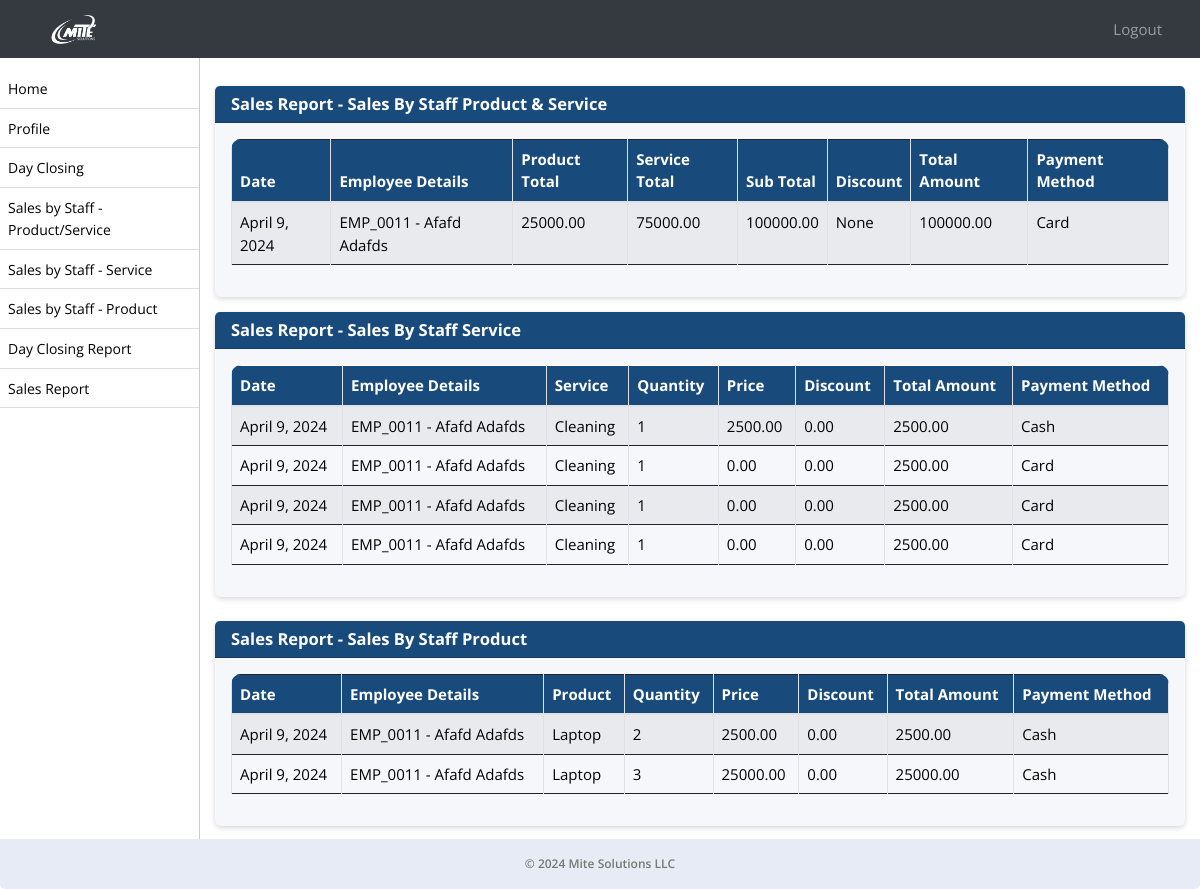
The page /sale/sales-report/ (signed in) on the database its author committed.
### ezshopapp/models.py (models this page shows, shortened)
class Module(models.Model):
    URL_CHOICES = [
        ('/sale/dayclosing/', 'Day Closing'),
        ('/dayclosing/admin/', 'Admin Day Closing'),
        ('/sale/sales-by-staff-item-service/', 'Sales by Staff - Product/Service'),
        ('/sale/sales-by-staff-service/', 'Sales by Staff - Service'),
        ('/sale/sales-by-staff-item/', 'Sales by Staff - Product'),
        ('/sale/day-closing-report/', 'Day Closing Report'),
        ('/sale/sales-report/', 'Sales Report'),
    ]
    URL_NAMES = [
        ('Day Closing', '/sale/dayclosing/'),
        ('Admin Day Closing', '/dayclosing/admin/'),
        ('Sales by Staff - Product/Service', '/sale/sales-by-staff-item-service/'),
        ('Sales by Staff - Service', '/sale/sales-by-staff-service/'),
        ('Sales by Staff - Product', '/sale/sales-by-staff-item/'),
        ('Day Closing Report', '/sale/day-closing-report/'),
        ('Sales Report', '/sale/sales-report/'),
    ]
    url = models.CharField(max_length=150, choices=URL_CHOICES, null=True, verbose_name='Page Name')
    name = models.CharField(max_length=50, choices=URL_NAMES, null=True, verbose_name='Page URL')
    created_on = models.DateTimeField(auto_now_add=True, null=True)

class SalesByStaffItemService(models.Model):
    date = models.DateField(_("Date"))
    employee = models.ForeignKey(Employee, on_delete=models.CASCADE, verbose_name=_("Employee"), null=True)
    product = models.ForeignKey(Product, on_delete=models.CASCADE, verbose_name=_("Product"),  null=True)
    pquantity = models.PositiveIntegerField(_("Product Quantity"),  null=True)
    pprice = models.DecimalField(max_digits=10, decimal_places=2, verbose_name=_("Product Price"),  null=True)
    service = models.ForeignKey(Service, on_delete=models.CASCADE, verbose_name=_("Service"),  null=True)
    squantity = models.PositiveIntegerField(_("Service Quantity"),  null=True)
    sprice = models.DecimalField(max_digits=10, decimal_places=2, verbose_name=_("Service Price"),  null=True)
    sub_total = models.DecimalField(max_digits=10, decimal_places=2, verbose_name=_("Sub Total"))
    discount = models.DecimalField(max_digits=10, decimal_places=2, verbose_name=_("Discount"), null=True)
    total_amount = models.DecimalField(max_digits=10, decimal_places=2, verbose_name=_("Total Amount"), null=True)
    payment_method = models.CharField(max_length=20, choices=PAYMENT_METHOD_CHOICES, verbose_name=_("Payment Method"))
    created_on = models.DateTimeField(auto_now_add=True, null=True)
    itemtotal = models.DecimalField(max_digits=10, decimal_places=2, verbose_name=_("Products Total"), null=True)
    servicetotal = models.DecimalField(max_digits=10, decimal_places=2, verbose_name=_("Service Total"), null=True)

class Employee(models.Model):
    employee_id = models.CharField(max_length=10, unique=True)
    username = models.CharField(max_length=50, null=True)
    password = models.CharField(max_length=50, null=True)
    business_profile = models.CharField(max_length=255, null=True)
    business_profile_id = models.IntegerField(null=True)
    first_name = models.CharField(max_length=255)
    second_name = models.CharField(max_length=255)
    nationality = models.CharField(max_length=255)
    mobile_no = models.CharField(max_length=20, blank=True, null=True)
    passport_no = models.CharField(max_length=20, unique=True)
    passport_expiration_date = models.DateField()
    emirates_id = models.CharField(max_length=20, unique=True)
    id_expiration_date = models.DateField()
    basic_pay = models.DecimalField(max_digits=10, decimal_places=2)
    house_allowance = models.DecimalField(max_digits=10, decimal_places=2, default=0)
    transportation_allowance = models.DecimalField(max_digits=10, decimal_places=2, default=0)
    commission_percentage = models.DecimalField(max_digits=5, decimal_places=2, default=0, validators=[MinValueValidator(0)])
    joining_date = models.DateField()
    job_role = models.ForeignKey(Role, on_delete=models.SET_NULL, null=True)
    is_employee = models.BooleanField(default=True)
    created_on = models.DateTimeField(auto_now_add=True, null=True)

class SaleByStaffService(models.Model):
    date = models.DateField(_("Date"))
    employee = models.ForeignKey(Employee, on_delete=models.CASCADE, verbose_name=_("Employee"), null=True)
    service = models.ForeignKey(Service, on_delete=models.CASCADE)
    quantity = models.IntegerField(default=1)
    price = models.DecimalField(max_digits=10, decimal_places=2, default=0)
    discount = models.DecimalField(max_digits=5, decimal_places=2, default=0)
    payment_method = models.CharField(max_length=100,choices=PAYMENT_METHOD_CHOICES)
    total_amount = models.DecimalField(max_digits=10, decimal_places=2, verbose_name=_("Total Amount"), null=True)
    created_on = models.DateTimeField(auto_now_add=True, null=True)

class Service(models.Model):
    name = models.CharField(max_length=255)
    duration = models.PositiveIntegerField()
    vat = models.BooleanField(default=False)
    amount = models.DecimalField(max_digits=10, decimal_places=2)
    max_discount_allowed = models.DecimalField(max_digits=10, decimal_places=2)
    status = models.BooleanField(default=True)
    business_profile = models.CharField(max_length=255, null=True)
    created_on = models.DateTimeField(auto_now_add=True, null=True)

class SaleByStaffItem(models.Model):
    date = models.DateField()
    employee = models.ForeignKey(Employee, on_delete=models.CASCADE, verbose_name=_("Employee"), null=True)
    item = models.ForeignKey(Product, on_delete=models.CASCADE, null=True)
    quantity = models.PositiveIntegerField(null=True)
    price = models.DecimalField(max_digits=10, decimal_places=2, null=True)
    discount = models.DecimalField(max_digits=10, decimal_places=2, default=0.0)
    payment_method = models.CharField(max_length=20, choices=PAYMENT_METHOD_CHOICES)
    total_amount = models.DecimalField(max_digits=10, decimal_places=2, verbose_name=_("Total Amount"), null=True)
    created_on = models.DateTimeField(auto_now_add=True, null=True)

class Product(models.Model):
    name = models.CharField(max_length=255)
    vat = models.BooleanField(default=False)
    amount = models.DecimalField(max_digits=10, decimal_places=2)
    max_discount_allowed = models.DecimalField(max_digits=10, decimal_places=2)
    status = models.BooleanField(default=True)
    business_profile = models.CharField(max_length=255, null=True)
    created_on = models.DateTimeField(auto_now_add=True, null=True)

### ezshopapp/views.py (the view)
# urls.py: path('sale/sales-report/', sales_report, name='sales_report'),
def sales_report(request):
    logged_in_employee_id = request.session.get('employee_id')
    sales = SalesByStaffItemService.objects.filter(employee__id=logged_in_employee_id)
    sales_staff_service = SaleByStaffService.objects.filter(employee__id=logged_in_employee_id)
    sales_staff_item = SaleByStaffItem.objects.filter(employee__id=logged_in_employee_id)
    employees = Employee.objects.get(id=logged_in_employee_id)
    role = Role.objects.filter(name=employees.job_role).first()
    active_modules = role.modules.all()
    context = {'sales': sales, 'sales_staff_service': sales_staff_service, 'sales_staff_item': sales_staff_item,'active_modules':active_modules}
    return render(request, 'sales_report.html', context)

### ezshopapp/models.py (called while the page is built)
    def __str__(self):
        return self.name

### ezshopapp/templates/sales_report.html (shortened to what this page needs)
{% extends 'emp_base.html' %}
{% block content %}
<div class="">
    <div class="card">
     <div class="card-header">
    <h5 class="mb-0 text-white">Sales Report - Sales By Staff Product &amp; Service</h5>
    </div>
    <div class="card-body">
        <div class="table-responsive">
            <table class="table table-bordered table-striped nowrap" style="width: 100%;" id="ssis">
                <thead>
                    <tr>
                        <th>Date</th>
                        <th>Employee Details</th>
                        <th>Product Total</th>
                        <th>Service Total</th>
                        <th>Sub Total</th>
                        <th>Discount</th>
                        <th>Total Amount</th>
                        <th>Payment Method</th>
                    </tr>
                </thead>
                <tbody>
                    {% for sale in sales %}
                    <tr>
                        <td>{{ sale.date }}</td>
                        <td class="text-capitalize">{{ sale.employee.employee_id }} - {{ sale.employee.first_name }} {{ sale.employee.second_name }}</td>
                        <td>{{ sale.itemtotal }}</td>
                        <td>{{ sale.servicetotal }}</td>
                        <td>{{ sale.sub_total }}</td>
                        <td>{{ sale.discount }}</td>
                        <td>{{ sale.total_amount }}</td>
                        <td class="text-capitalize">{{ sale.payment_method }}</td>
                    </tr>
                    {% endfor %}
                </tbody>
            </table>
        </div>
    </div>
</div>
</div>
<div class="">
<div class="card mt-2 mb-4">
<div class="card-header">
<h5 class="mb-0 text-white">Sales Report - Sales By Staff Service</h5>
</div>
<div class="card-body">
<div class="table-responsive">
    <table class="table table-bordered table-striped nowrap"  style="width: 100%;" id="sss">
        <thead class="text-white">
            <tr>
                <th>Date</th>
                <th>Employee Details</th>
                <th>Service</th>
                <th>Quantity</th>
                <th>Price</th>
                <th>Discount</th>
                <th>Total Amount</th>
                <th>Payment Method</th>
            </tr>
        </thead>
        <tbody>
            {% for sales_admin in sales_staff_service %}
            <tr>
                <td>{{ sales_admin.date }}</td>
                <td class="text-capitalize">{{ sales_admin.employee.employee_id }} - {{ sales_admin.employee.first_name }} {{ sales_admin.employee.second_name }}</td>
                <td>{{ sales_admin.service.name }}</td>
                <td>{{ sales_admin.quantity }}</td>
                <td>{{ sales_admin.price }}</td>
                <td>{{ sales_admin.discount }}</td>
                <td>{{ sales_admin.total_amount }}</td>
                <td class="text-capitalize">{{ sales_admin.payment_method }}</td>
            </tr>
            {% endfor %}
        </tbody>
    </table>
</div>
</div>
</div>
<div class="mb-5">
<div class="card mt-2 mb-3">
    <div class="card-header">
    <h5 class="mb-0 text-white">Sales Report - Sales By Staff Product</h5>
    </div>
    <div class="card-body">
    <div class="table-responsive">
        <table class="table table-bordered table-striped nowrap" style="width: 100%;" id="ssi">
            <thead>
                <tr>
                    <th>Date</th>
                    <th>Employee Details</th>
                    <th>Product</th>
                    <th>Quantity</th>
                    <th>Price</th>
                    <th>Discount</th>
                    <th>Total Amount</th>
                    <th>Payment Method</th>
                </tr>
            </thead>
            <tbody>
                {% for sales_item in sales_staff_item %}
                <tr>
                    <td>{{ sales_item.date }}</td>
                    <td class="text-capitalize">{{ sales_item.employee.employee_id }} - {{ sales_item.employee.first_name }} {{ sales_item.employee.second_name }}</td>
                    <td>{{ sales_item.item.name }}</td>
                    <td>{{ sales_item.quantity }}</td>
                    <td>{{ sales_item.price }}</td>
                    <td>{{ sales_item.discount }}</td>
                    <td>{{ sales_item.total_amount }}</td>
                    <td class="text-capitalize">{{ sales_item.payment_method }}</td>
                </tr>
                {% endfor %}
            </tbody>
        </table>
    </div>
    </div>
</div>
</div>
{% endblock %}

### ezshopapp/templates/emp_base.html (shortened to what this page needs)
{% load static %}
<!DOCTYPE html>
<html lang="en">
<head>
    <link rel="stylesheet" href="https://stackpath.bootstrapcdn.com/bootstrap/4.3.1/css/bootstrap.min.css">
    <link href="../../static/js/style.css" rel="stylesheet">
    <link rel="stylesheet" type="text/css" href="https://cdn.datatables.net/1.11.5/css/jquery.dataTables.css">
    <link rel="stylesheet" href="https://use.fontawesome.com/releases/v5.8.2/css/all.css">
    <link rel="stylesheet" href="https://cdn.datatables.net/1.10.24/css/dataTables.bootstrap4.min.css"/>
    <link rel="stylesheet" type="text/css" href="https://cdn.jsdelivr.net/npm/daterangepicker/daterangepicker.css" />
<link rel="stylesheet" href="https://cdn.datatables.net/2.0.2/css/dataTables.bootstrap5.css">
<link rel="stylesheet" href="https://cdn.datatables.net/responsive/3.0.0/css/responsive.bootstrap5.css">
<link rel="stylesheet" type="text/css" href="https://cdn.datatables.net/buttons/2.2.2/css/buttons.bootstrap5.min.css">
</head>
<body>
<nav class="navbar navbar-expand-lg navbar-dark bg-dark fixed-top">
    <a class="navbar-brand text-left" href="/employee-dashboard/">
         <img src="../../static/assets/logo.png" alt="Mite Solutions"  style="filter: brightness(0) invert(1);" width="5%">
    </a>
    <div class="collapse navbar-collapse" id="navbarNav">
        <ul class="navbar-nav ml-auto pl-3">
                <a class="nav-link" href="{% url 'employee_logout' %}" id="logout-link">Logout</a>
        </ul>
    </div>
</nav>
<div id="sidebar">
<ul id="font-c" style="max-height: 400px; overflow-y: scroll;">
    <li><a href="/employee-dashboard/">Home</a></li>
    <li><a href="/profile/">Profile</a></li>
    {% for module in active_modules %}
        <li>
            <a href="{{ module.url }}">{{ module.name }}</a>
        </li>
    {% endfor %}
</ul>
</div>
<div id="content">
    {% block content %}{% endblock %}
    <footer class="footer mt-auto py-3 bg-light">
        <div class="container text-center">
            <span class="text-muted">&copy; 2024 Mite Solutions LLC</span>
        </div>
    </footer>
</div>
</body>
</html>

### ezshopapp/templates/emp_base.html (style rules this page uses)
body, p, h1, h2, h3, h4, h5, h6, a, li, label, input, div, span, small { font-family: "Open Sans", sans-serif !important; }
.bg-light { border-bottom-right-radius:5px; border-bottom-left-radius:5px; font-weight: 600; color:#000; }
#font-c>li>a { font-size:14px !important; }
body { padding-top: 56px; background-color: #ffffff !important; }
table thead { border-radius: 5px !important; }
table thead th { vertical-align: bottom; border-bottom: 2px solid #dee2e6; background-color: #184b7c !important; color: #fff !important; }
tbody { border-bottom: 0px !important; }
#sidebar { height: 100%; width: 200px; position: fixed; top: 0; left: 0; background-color: #fff; padding-top: 36px; border-right:1px solid #ccc; }
table { border:1px !important; }
#content { margin-left: 200px; padding: 15px; }
#sidebar ul { list-style: none; padding: 0; }
#sidebar ul li { padding: 8px; border-bottom: 1px solid #ddd; }
#sidebar ul li a { text-decoration: none; color: #000; }
.navbar-brand { margin-left: 4%; }
div>.table-responsive, table, table>thead { border-radius: 10px !important; }
.card { border:0px !important; margin-top:15px; margin-bottom:15px; box-shadow: 0px 2px 6px -1px #ccc; }
.card-header { background-color: #184b7c !important; color:#fff !important; }
.card-header>a, .card-header>h5 { color:#fff !important; }
a { text-decoration: none !important; }
.bg-dark { background-color: #343a40 !important; }
.navbar-nav.ml-auto { margin-right: 15px; }
.navbar-nav.ml-auto a { color: #fff; margin-right: 15px; }
.footer { position: fixed; left: 0; z-index: 1; bottom: 0; width: 100%; font-size:12px; background-color: #343a40; color: #fff; padding: 8px 0; }
.text-muted { color:#777 !important; }

### rows shown on the page
Module: name "Day Closing"
Module: name "Sales by Staff - Product/Service"
Module: name "Sales by Staff - Service"
Module: name "Sales by Staff - Product"
Module: name "Day Closing Report"
Module: name "Sales Report"
SalesByStaffItemService: date "April 9, 2024", employee.employee_id "EMP_0011", employee.first_name "Afafd", employee.second_name "Adafds", itemtotal "25000.00", servicetotal "75000.00", sub_total "100000.00", discount "None", total_amount "100000.00", payment_method "Card"
SaleByStaffService: date "April 9, 2024", employee.employee_id "EMP_0011", employee.first_name "Afafd", employee.second_name "Adafds", service.name "Cleaning", quantity "1", price "2500.00", discount "0.00", total_amount "2500.00", payment_method "Cash"
SaleByStaffService: date "April 9, 2024", employee.employee_id "EMP_0011", employee.first_name "Afafd", employee.second_name "Adafds", service.name "Cleaning", quantity "1", price "0.00", discount "0.00", total_amount "2500.00", payment_method "Card"
SaleByStaffService: date "April 9, 2024", employee.employee_id "EMP_0011", employee.first_name "Afafd", employee.second_name "Adafds", service.name "Cleaning", quantity "1", price "0.00", discount "0.00", total_amount "2500.00", payment_method "Card"
SaleByStaffService: date "April 9, 2024", employee.employee_id "EMP_0011", employee.first_name "Afafd", employee.second_name "Adafds", service.name "Cleaning", quantity "1", price "0.00", discount "0.00", total_amount "2500.00", payment_method "Card"
SaleByStaffItem: date "April 9, 2024", employee.employee_id "EMP_0011", employee.first_name "Afafd", employee.second_name "Adafds", item.name "Laptop", quantity "2", price "2500.00", discount "0.00", total_amount "2500.00", payment_method "Cash"
SaleByStaffItem: date "April 9, 2024", employee.employee_id "EMP_0011", employee.first_name "Afafd", employee.second_name "Adafds", item.name "Laptop", quantity "3", price "25000.00", discount "0.00", total_amount "25000.00", payment_method "Cash"
